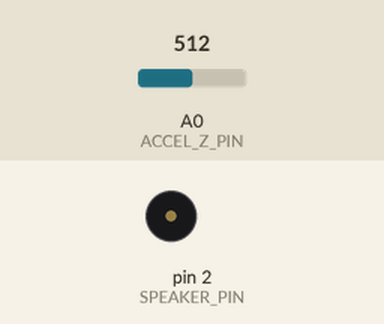
This sketch was run on a simulated Arduino Uno, built with avr-gcc and run on an emulated ATmega328P. Shown: buzzer (waves = sounding). Inputs (shaded band) come from the test bench; at power-on: A0 (ACCEL_Z_PIN) = 512. What the sketch prints to the serial monitor is not drawn.

Above: at 1.2 s.
1.3 s: A0 (ACCEL_Z_PIN) set to 306
Timing chart, 0 to 4.3 s (numbered marks = the images above; inputs shaded):
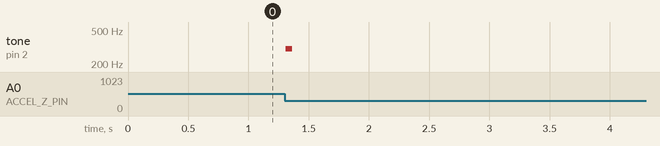

The sketch:

marcus-swing.ino
```cpp
#define DEBUG

// The pin that buzzer is connected to
int SPEAKER_PIN = 2;

int ACCEL_Z_PIN = A0;

// 3 (+/-3g) for ADXL337
int ACCEL_SCALE = 3;

// Value from the accelerometer when the swing is in the rest position
float REST_VALUE = 0.05;

// Value from the accelerometer for swing count triggering
float TRIGGER_VALUE = -0.25;

// When the swing has returned to the rest position this is set true; then when it passes the trigger value
// it is set to false. The swing counter isn't ever re-incremented until the swing returns to the rest position
bool atRest = true;

int swingCount = 0;

void setup() {
  // Set the output pin for the speaker
  pinMode(SPEAKER_PIN, OUTPUT);

#ifdef DEBUG
  // Initialize serial communication at 115200 baud
  Serial.begin(115200);
#endif
}

void loop() {
  while (true) {
    float z = getScaledZ();

#ifdef DEBUG
    Serial.print("Z: "); Serial.print(z); Serial.print(" g"); Serial.print("  -  atRest: "); Serial.println(atRest);
#endif

    if (atRest) {
      if (z < TRIGGER_VALUE) {
        increment();
        atRest = false;
      }
    } else {
      if (z > REST_VALUE) {
        atRest = true;
      }
    }

    delay(100);
  }
}

float getScaledZ() {
  int rawZ = analogRead(ACCEL_Z_PIN);
  return mapf(rawZ, 0, 675, -ACCEL_SCALE, ACCEL_SCALE);
}

void beep() {
  // pin, freq in Hz, duration in ms
  tone(SPEAKER_PIN, 300, 50);
}

void increment() {
  swingCount++;
  beep();
}

// Same functionality as Arduino's standard map function, except using floats
float mapf(float x, float in_min, float in_max, float out_min, float out_max) {
  return (x - in_min) * (out_max - out_min) / (in_max - in_min) + out_min;
}
```

Measured:
- after the input at 1.3 s, tone on pin 2 (SPEAKER_PIN): silent → 300 Hz at once, → silent 0.05 s later
